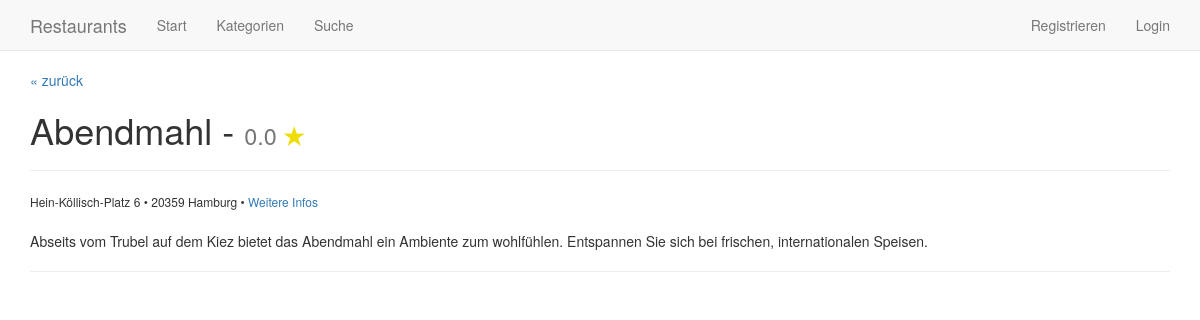
/detail/1, run on the app's committed database.
### tables this page shows
CREATE TABLE restaurant (
        id INTEGER PRIMARY KEY,
        name TEXT,
        description TEXT,
        url TEXT,
        street TEXT,
        city TEXT,
        zip INTEGER      
);

### application.py (the view)
@app.route('/detail/<int:restaurant_id>')
def detail(restaurant_id): # Details zu einem Restaurant anzeigen
	restaurant = query_db('SELECT *, COALESCE(ROUND(AVG(rating), 1), 0.0) as avg_rating FROM restaurant LEFT JOIN rating ON restaurant.id = rating.restaurant_id WHERE restaurant.id = ?', (restaurant_id,), True)
	ratings = query_db('SELECT * FROM rating JOIN user ON rating.user_id = user.id WHERE restaurant_id = ?', (restaurant_id,))
	return render_template('detail.html', restaurant=restaurant, ratings=ratings, session_user=get_user(session.get('user_id')))

### application.py (called while the page is built)
def get_db():
	db = getattr(g, '_database', None)
	if db is None:
		db = g._database = sqlite3.connect(DATABASE)
	db.row_factory = sqlite3.Row
	return db

@app.teardown_appcontext
def close_connection(exception):
	db = getattr(g, '_database', None)
	if db is not None:
		db.close()

def query_db(query, args=(), one=False):
	cur = get_db().execute(query, args)
	rv = cur.fetchall()
	cur.close()
	return (rv[0] if rv else None) if one else rv

def get_user(user_id): # Einen User anhand seiner ID aus der Datenbank holen
	if user_id != None:
		user = query_db('SELECT * FROM user WHERE id = ?', (user_id,), True)
	else:
		user = None
	return user

### templates/detail.html (shortened to what this page needs)
{% extends "layout.html" %}
{% block navigation %}{{ super( ) }}{% endblock %}
{% block content %}
	<p><a href="#" onClick="if(document.referrer) {window.open(document.referrer,'_self');} else {history.go(-1);} return false;">&laquo; zurück</a></p>
	<h1>{{ restaurant['name'] }} - <small>{{ restaurant['avg_rating'] }} <span style="color: #ED0;"><strong>&#9733;</strong></span></small></h1>
	<hr>
	<span style="font-size: 12px;">
		{{ restaurant['street'] }} &bull; {{ restaurant['zip'] }} {{ restaurant['city'] }} &bull;
		<a target="_blank" href="{{ restaurant['url'] }}">Weitere Infos</a><br><br>
	</span>
	<p>{{ restaurant['description'] }}</p>
	<hr>
	<div class="row">
		<div class="col-sm-offset-3 col-sm-6">
		</div>
	</div>
	</div>
{% endblock %}

### data on the page
restaurant: name "Abendmahl", street "Hein-Köllisch-Platz 6", zip "20359", city "Hamburg", description "Abseits vom Trubel auf dem Kiez bietet das Abendmahl ein Ambiente zum wohlfühlen. Entspannen Sie sich bei frischen, internationalen Speisen."

### other printed values
{{ restaurant['avg_rating'] }} "0.0"
